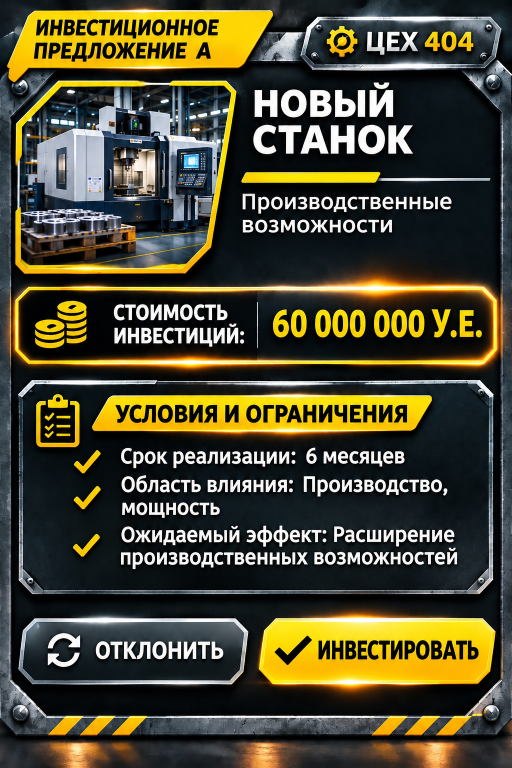
#> input picture assets/investments/CH1-VA-A-001.png, 1024 x 1536 px, found by its file name (shown at 1/2 size); its folder holds only this picture in this run
$ python import-investment-assets.py
#> lines starting #> are read from the running program, lines starting #| are printed output that depends on the picture
#!/usr/bin/env python3
"""Import the 13 explicitly approved Drive images, verify exact bytes, crop photo thumbs.

Used only on the test integration branch. Original images are saved unchanged.
The GDrive file IDs and SHA256 hashes fix source revisions (especially A/F/K).
"""
from __future__ import annotations
import hashlib
from pathlib import Path
import sys
import gdown
from PIL import Image, ImageOps

ASSETS = {
    "A": ("15D-LxpZJ6TM6Okyj9d7hGycq9B5chkGo", "b0d8518596bb040ff00f0eac562d6b184ba3c078d78d688b5e3eeb0e04f00fc4", (30, 160, 470, 550)),
    "B": ("1_lGMCZtgH8y3Lw2EJxrkbu4c0Q9a8ZJg", "90607628788cde2eaa4f46381ef420e7e43eaafc4f9bdc8373df98a760ad04db", (30, 145, 970, 490)),
    "C": ("1r6YYWkhtOj0C871WZLDkwFsIr_PS-kow", "5106e7ecb159ffd69f2dab124a88dac0db268649b127258d5962d237db8441c8", (30, 145, 970, 545)),
    "D": ("1zH0Sky2pJbyMk6qbb0WhdErfI_TKE_Jf", "b6c4181493fde501db0da28fb253d2caf70d52f0f44cd37c6a737380a2cfe110", (30, 150, 975, 550)),
    "E": ("1HFI1GHkz1ZqGC7KazXdLOsSGfwDT9JWn", "aa6c4ca1d9367c0656c07006246665f268c04cbbc3bf67e5bee4e24cbb310ea2", (30, 155, 475, 548)),
    "F": ("1G_687hAS3B9OstBgMzfI_fX08lMCbpfY", "0afb153f5ab4ea895c43bf25dd4e1776c8efd3c817b122bd4ba6db3b05e726a8", (30, 155, 475, 548)),
    "G": ("15aIs9zLjd1N0dtG_0IVmjvceBHWICqS4", "c9dcded58e516facce64b9b1336d2a9d15e07802490f4ed39f4e8c55c6402136", (30, 145, 975, 500)),
    "H": ("1xEI2FWSmzXVU-3QDLitoIHr_-i76dSdj", "0637527f97e5cbe54b4ad2f62bc35ba1fa245fe0a91f8ab8f5ac10b7bb65ff35", (30, 160, 480, 548)),
    "I": ("1lCBaS6H9xmzp9wm3KpNfhwFu3aLdCZyc", "5ad691cb9073d77e914c088c492f5ebe8e9647cdab70c622624b0da352d37fd6", (30, 155, 480, 548)),
    "J": ("1Sq7IhrZ8DDjtUOca77Nmm3Oyu8ExJdGb", "40564b8e256248e82cf85ad31a1a7bcc6f0524288e516b34aa80c75d7289dce6", (30, 155, 480, 548)),
    "K": ("1iGVXtESXqUWZjuN6I64b1eC5nmvh7WE-", "103ef44bd42eecc21f9a82a36b0c35b4de62fe5994e7c987e714016815fbd006", (30, 155, 480, 548)),
    "L": ("1XKLQSBxwA8L2aLIpIsvyCLJohbYEvC9F", "4323bde8220bd535b0af5bf6b2289195aa71aeda70d9b8553197e29563cf56cc", (30, 150, 490, 550)),
    "M": ("1dM03d_dg35ENzi9ZlUHgJ3rLgG0sDxXl", "88b0c8bbecf91f675c2adce61e5909cd6cfc4bc7cd56f2c8217ac1d05cc04b6d", (30, 145, 490, 540)),
}
DEST = Path("assets/investments")
def main():
    DEST.mkdir(parents=True,exist_ok=True)
    (DEST / "thumbs").mkdir(parents=True,exist_ok=True)
    for letter,(drive_id, expected, crop) in ASSETS.items():
        original=DEST / f"CH1-VA-{letter}-001.png"
        if not original.exists():
            if not gdown.download(id=drive_id, output=str(original), quiet=True):
                raise RuntimeError(f"{letter}: image download failed; no substitution allowed")
        actual=hashlib.sha256(original.read_bytes()).hexdigest()
        if actual != expected:
            raise RuntimeError(f"{letter}: SHA256 mismatch; expected approved revision {expected}, received {actual}")
        with Image.open(original) as image:
#> image is the input picture: PIL image 1024x1536 RGB; mean R, G, B 75.8, 72.3, 48.8
            if image.width != 1024 or image.height not in (1535, 1536):
                raise RuntimeError(f"{letter}: unexpected image dimensions")
            photo=ImageOps.fit(image.crop(crop).convert("RGB"),(360,240),method=Image.Resampling.LANCZOS)
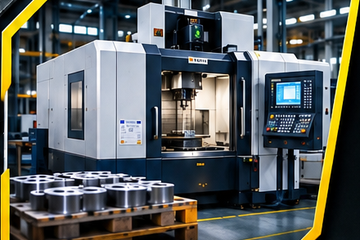
#> photo: PIL image 360x240 RGB; mean R, G, B 90.7, 95.8, 94.1
            photo.save(DEST/"thumbs"/f"CH1-VA-{letter}-001.webp",format="WEBP",quality=84,method=5)
#> (the run stopped early here; a loop or call above may not have finished)
